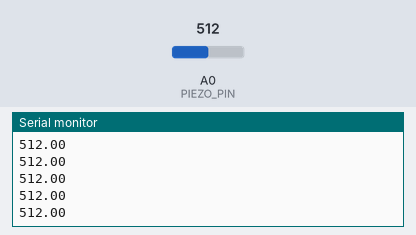
Bench run of a sketch on a simulated Arduino Uno, built with avr-gcc and run on an emulated ATmega328P. Parts: the last lines printed to the serial monitor. The inputs (shaded band) are chosen by the test bench; at power-on: A0 (PIEZO_PIN) = 512.

Above: at 1.2 s.
1.3 s: A0 (PIEZO_PIN) set to 716
At 2.0 s:
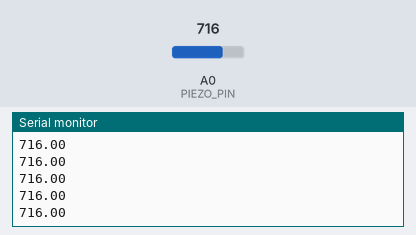
2.8 s: A0 (PIEZO_PIN) set to 900
At 3.5 s:
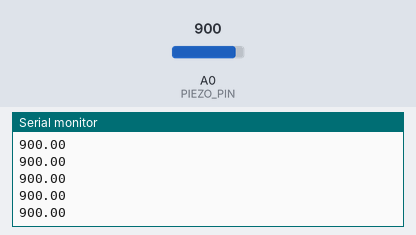
Timing chart, 0 to 5.8 s (numbered marks = the images above; inputs shaded):
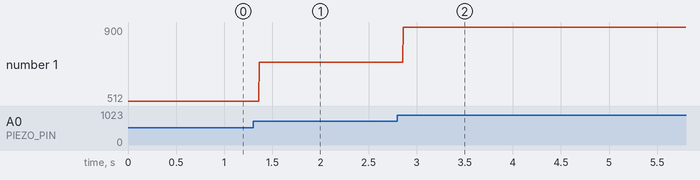

Measured:
- after the input at 1.3 s, the serial monitor: prints a new line after 0.07 s (image 1)
- after the input at 2.8 s, the serial monitor: prints a new line after 0.06 s (image 2)
- plotted number 1: 512 → 716 after the input at 1.3 s, 716 → 900 after the input at 2.8 s

The sketch:

test_vibration_sensor.ino
```cpp
const int PIEZO_PIN = A0; // Piezo output
int delayTime = 5;

void setup()
{
  Serial.begin(9600);
}

void loop()
{
  // Read Piezo ADC value in, and convert it to a voltage
  int piezoADC = analogRead(PIEZO_PIN);
  float piezoV = piezoADC;
  Serial.println(piezoV); // Print the voltage.
  delay(delayTime);
}
```
